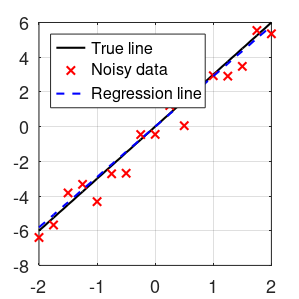

Write the MATLAB code that produced this figure.
%% Singular Value Decomposition - 1D Linear Regression
% Graham Williams | grwi2594@colorado.edu

% Use SVD to compute the regression curve to noisy data.
% Show other methods of finding the regression slope.

clear all, close all, clc

x = 3;                                  % True slope
a = [-2:.25:2]';
b = a*x + 1*randn(size(a));             % Add noise
plot(a,x*a,'k','LineWidth',1.5)         % True relationship
hold on
plot(a,b,'rx','LineWidth',1.5)          % Noisy measurements

[U,S,V] = svd(a,'econ');
xtilde = V*inv(S)*U'*b;                  % Least-square fit

plot(a,xtilde*a,'b--','LineWidth',1.5)   % Plot fit
l1=legend('True line','Noisy data','Regression line');

set(l1,'Location','NorthWest')
grid on     
set(gcf,'Position',[100 100 300 300])
set(gcf,'PaperPositionMode','auto')
set(gca,'FontSize',13)
print('-dpng', 'svd_pinv_1D_regression')

%% Three methods of computing regression
xtilde1 = V*inv(S)*U'*b
xtilde2 = pinv(a)*b
xtilde3 = regress(b,a)


